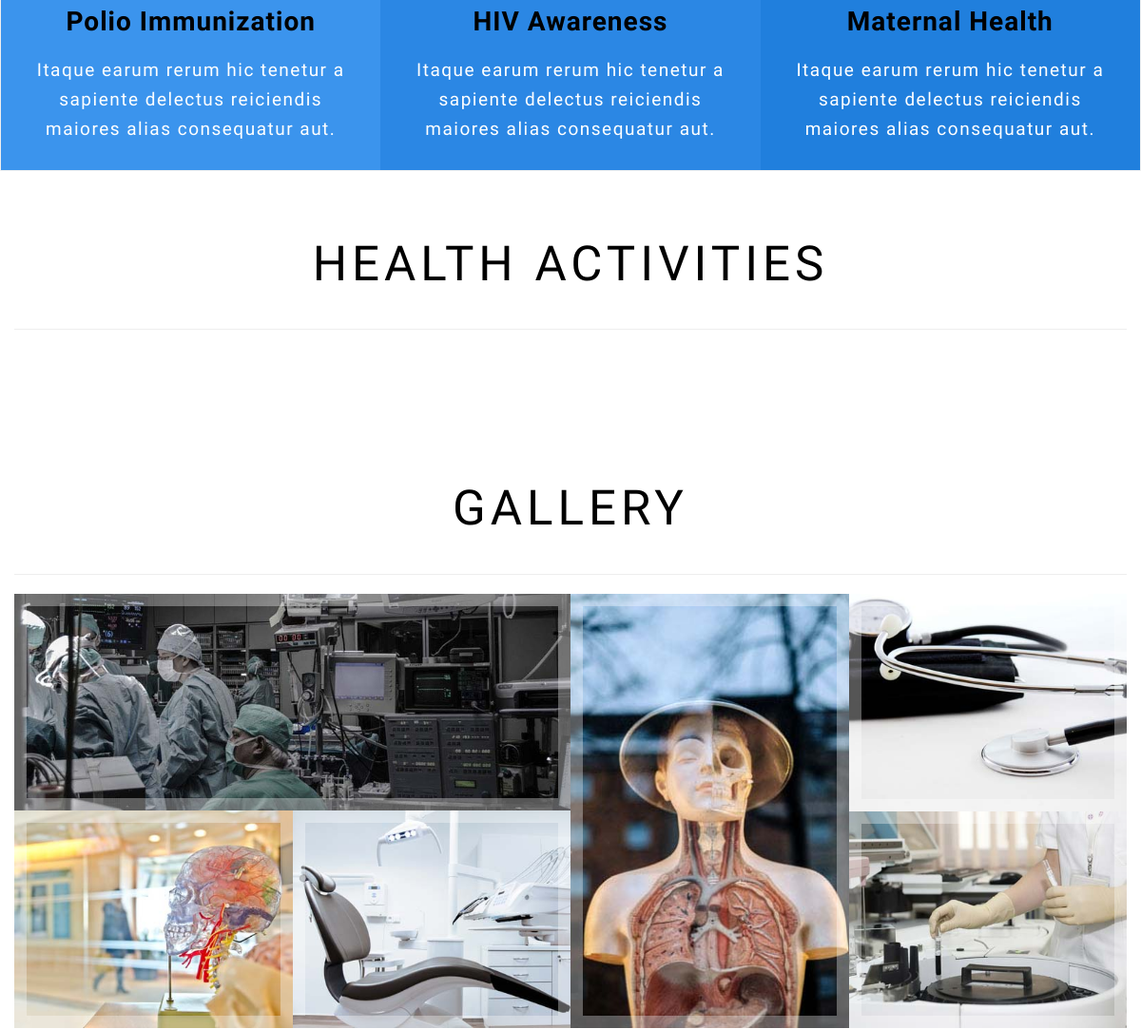
Before: / (middle part) with the older database file.
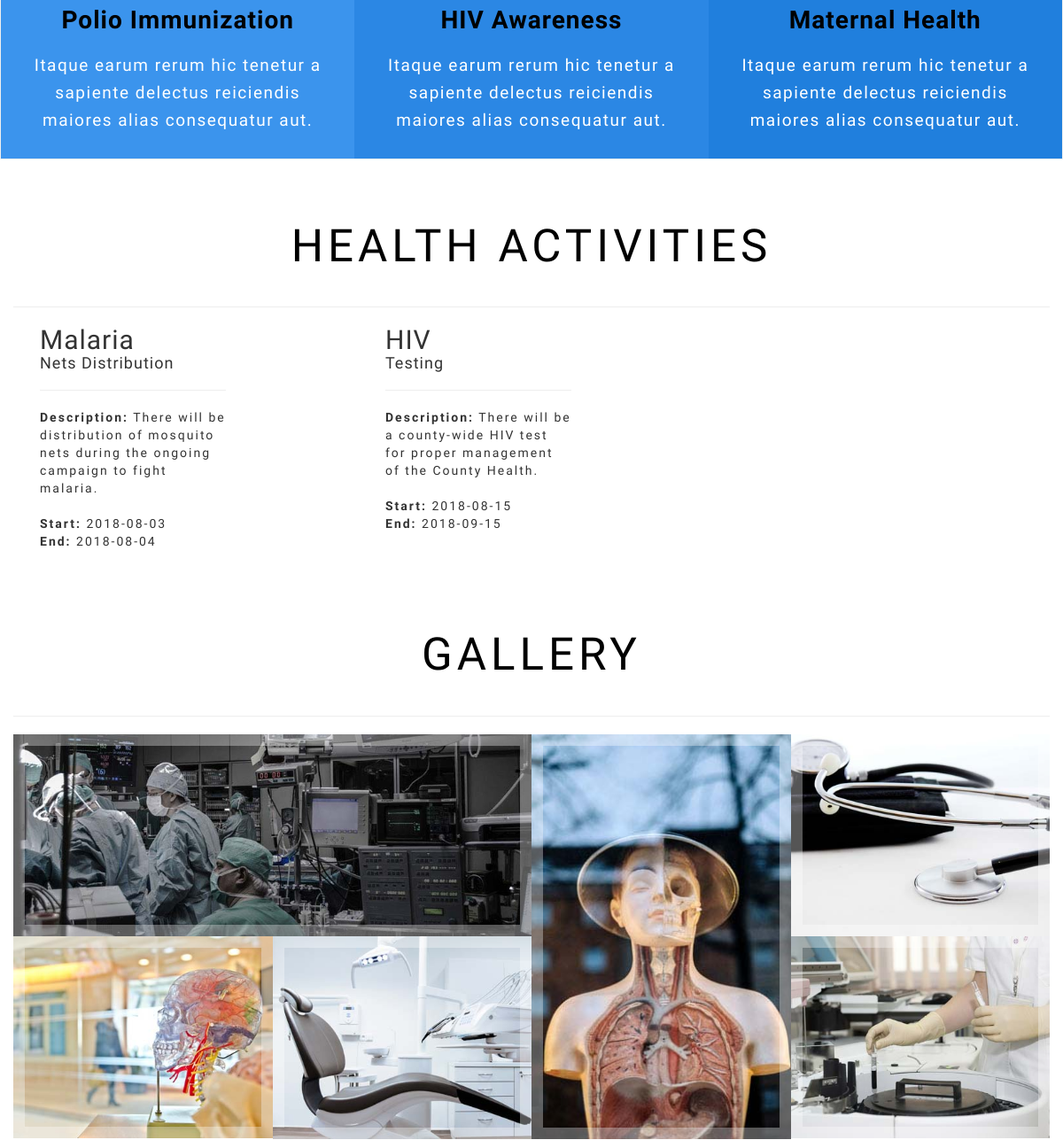
After: the same page with the newer database file.
### tables this page shows
CREATE TABLE `tblactivities` (
  `id` int(11) NOT NULL,
  `Indicator` varchar(100) NOT NULL,
  `Title` varchar(100) NOT NULL,
  `Description` varchar(100) NOT NULL,
  `SDate` date NOT NULL,
  `FDate` date NOT NULL,
  `ActivityImage` varchar(100) NOT NULL,
  `PostingDate` timestamp NOT NULL DEFAULT CURRENT_TIMESTAMP
);

### index.php (the view, shortened to what this page needs)
<?php
include 'includes/config.php';
?>
<!DOCTYPE html5>
<html lang="zxx">
<head>
	<link href="css/bootstrap.css" rel="stylesheet" type="text/css" media="all">
	<link href="css/font-awesome.css" rel="stylesheet">
	<link rel="stylesheet" href="css/chocolat.css" type="text/css" media="screen" />
	<link rel="stylesheet" href="css/owl.carousel.css" type="text/css" media="all">
	<link rel="stylesheet" href="css/flexslider.css" type="text/css" media="screen" />
	<link href="css/style.css" rel='stylesheet' type='text/css' media="all">
</head>
<body>
	<div class="agileits-banner-grids text-center">
		<div class="banner-bottom-girds">
			<div class="col-md-4  col-sm-4 clr1 agileits-banner-grid">
				<h4>Polio Immunization</h4>
				<p>Itaque earum rerum hic tenetur a sapiente delectus reiciendis maiores alias consequatur aut.</p>
			</div>
			<div class="col-md-4 col-sm-4 clr2 agileits-banner-grid">
				<h4>HIV Awareness</h4>
				<p>Itaque earum rerum hic tenetur a sapiente delectus reiciendis maiores alias consequatur aut.</p>
			</div>
			<div class=" col-md-4 col-sm-4 clr3 agileits-banner-grid">
				<h4>Maternal Health</h4>
				<p>Itaque earum rerum hic tenetur a sapiente delectus reiciendis maiores alias consequatur aut.</p>
			</div>
		</div>
	</div>
		<div class="container-fluid">
			<div class="about" id="about">
			<h3 class="title">Health Activities</h3>
			<hr>
				<?php
				$sql = "SELECT * from tblactivities ";
				$query = $dbh->prepare($sql);
				$query->execute();
				$results=$query->fetchAll(PDO::FETCH_OBJ);
				if($query->rowCount() > 0)
				{
				foreach($results as $result)
				{	?>
			<div class="col-md-4 selectroom_left wow fadeInLeft animated" data-wow-delay=".5s">
			<div class="col-md-8 selectroom_right wow fadeInRight animated" data-wow-delay=".5s">
				<h2><?php echo htmlentities($result->Indicator);?></h2>
				<h4><?php echo htmlentities($result->Title);?></h4>
				<hr>
				<p><b>Description:</b> <?php echo htmlentities($result->Description);?></p>
				<br>
				<p><b>Start:</b> <?php echo htmlentities($result->SDate);?></p>
				<p><b>End:</b> <?php echo htmlentities($result->FDate);?></p>
<br >
			</div>
		</div>
	<?php }} ?>
</div>
</div>
	<div class="container-fluid">
	<div class="gallery titl-bottom" id="gallery">
		<h3 class="title">Gallery</h3>
		<hr>
		<div class="gallery-info">
			<div class="col-md-6 col-sm-6 gallery-grids glry-grid1 ">
				<div class="gallery-grids-top w3_agile_gallery_grid ">
					<a class="b-link-stripe" href="images/g4.jpg" data-lightbox="example-set" data-title="Making your life easier. ">
							<img src="images/g4.jpg" class="img-responsive" alt="">
							<div class="b-wrapper">
							</div>
						</a>
				</div>
				<div class="gallery-grids-top">
					<div class="col-md-6 col-sm-6 bottom-grids w3_agile_gallery_grid">
						<a class="b-link-stripe" href="images/g1.jpg" data-lightbox="example-set" data-title="Making your life easier.">
								<img src="images/g1.jpg" class="img-responsive" alt="">
								<div class="b-wrapper">
								</div>
							</a>
					</div>
					<div class="col-md-6 col-sm-6 bottom-grids w3_agile_gallery_grid">
						<a class="b-link-stripe" href="images/g2.jpg" data-lightbox="example-set" data-title="Making your life easier.">
								<img src="images/g2.jpg" class="img-responsive" alt="">
								<div class="b-wrapper">
								</div>
							</a>
					</div>
				</div>
			</div>
			<div class="col-md-3 col-sm-3 gallery-grids w3_agile_gallery_grid glry-grid2">
				<a class="b-link-stripe " href="images/g3.jpg" data-lightbox="example-set">
						<img src="images/g3.jpg" class="img-responsive" alt="">
						<div class="b-wrapper">
						</div>
					</a>
			</div>
			<div class="col-md-3 col-sm-3 gallery-grids w3_agile_gallery_grid glry-grid3">
				<a class="b-link-stripe" href="images/g6.jpg" data-lightbox="example-set">
						<img src="images/g6.jpg" class="img-responsive" alt="">
						<div class="b-wrapper">
						</div>
					</a>
				<a class="b-link-stripe" href="images/g5.jpg" data-lightbox="example-set">
						<img src="images/g5.jpg" class="img-responsive" alt="">
						<div class="b-wrapper">
						</div>
					</a>
			</div>
		</div>
	</div>
</div>
</body>
</html>

### css/chocolat.css (style rules this page uses)
body { margin:0; padding:0; }

### css/style.css (style rules this page uses)
html,body { padding:0; margin:0; background:#fff; font-family: 'Barlow Condensed', sans-serif; }
body a { transition:0.5s all; -webkit-transition:0.5s all; -moz-transition:0.5s all; -o-transition:0.5s all; -ms-transition:0.5s all; text-decoration:none; }
h1,h2,h3,h4,h5,h6 { margin:0; padding:0; font-family: 'Barlow Condensed', sans-serif; letter-spacing:1px; }
p { margin:0; padding:0; letter-spacing:2px; font-family: 'Barlow Condensed', sans-serif; }
.about,.services ,.contact,.subscribe,.testimonials ,.gallery,.team { padding:5em 0em; }
.title { margin-bottom: 0.8em; color: #000; font-size: 51px; font-weight: 500; text-align: center; text-transform:uppercase; letter-spacing:5px; }
.titl-bottom { padding-bottom:0px; }
.banner-bottom-girds { border: 1px solid rgba(226, 226, 226, 0.56); border-width: 0px 1px 1px; }
.agileits-banner-grid h4 { font-size: 28px; margin: .6em 0 0; color: #000; font-weight: 600; }
.agileits-banner-grid p { line-height: 31px; margin: 1em auto 0em; font-size: 19px; color: #fff; letter-spacing: 1.5px; }
.clr1 { background:#3b94ed; }
.clr2 { background: #2b87e4; }
.clr3 { background: #207fdd; }
.agileits-banner-grid { padding: 2em; transition: 0.5s all; -webkit-transition: 0.5s all; -moz-transition: 0.5s all; -o-transition: 0.5s all; -ms-transition: 0.5s all; }
.b-link-stripe { position:relative; display:block; vertical-align:top; font-weight: 300; overflow:hidden; }
.b-link-stripe .b-wrapper { position: absolute; width: 100%; height: 100%; top: 0; left: 0; text-align: center; overflow: hidden; border: 13px solid rgba(255, 255, 255, 0.33); }
.gallery img.img-responsive { width: 100%; }
.w3_agile_gallery_grid,.gallery-grids { padding:0px; }

Changed rows visible on the page:
added tblactivities: Indicator "Malaria", Title "Nets Distribution", Description "There will be distribution of mosquito nets during the ongoing campaign to fight malaria.", SDate "2018-08-03", FDate "2018-08-04"
added tblactivities: Indicator "HIV", Title "Testing", Description "There will be a county-wide HIV test for proper management of the County Health.", SDate "2018-08-15", FDate "2018-09-15"
